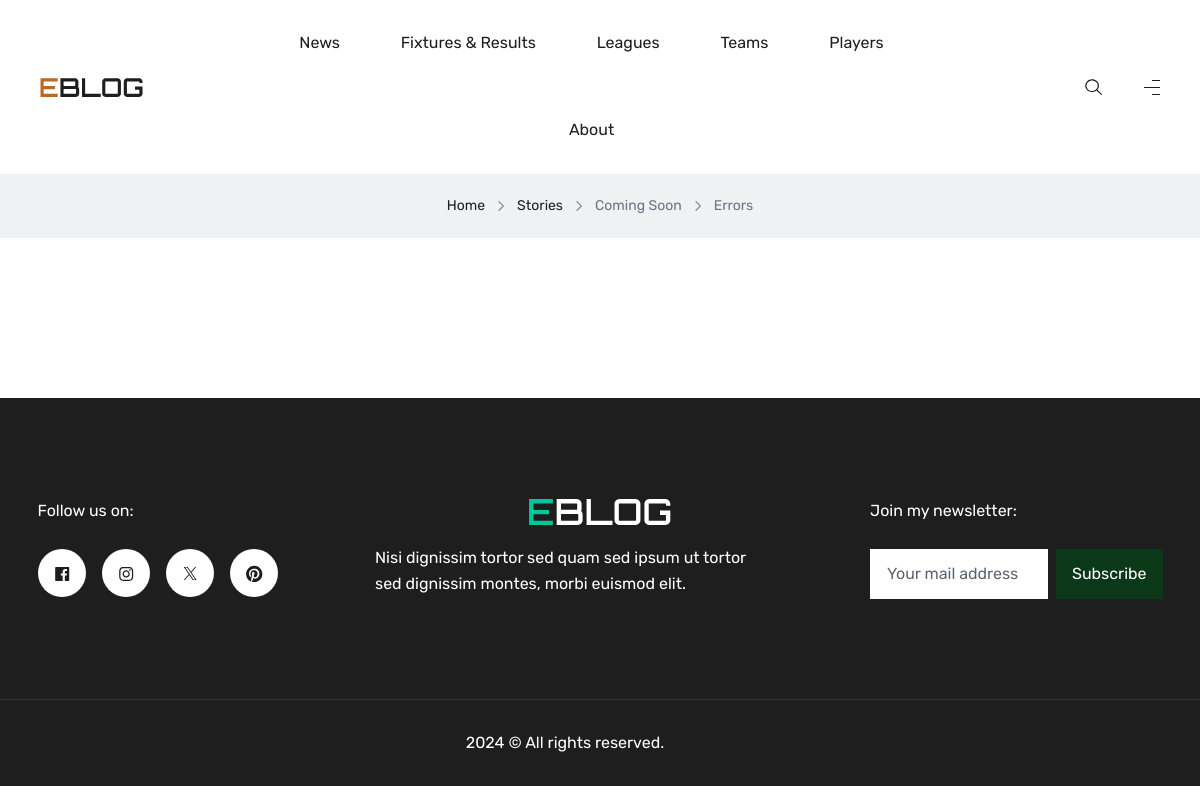
The app's page /stories/, older data.
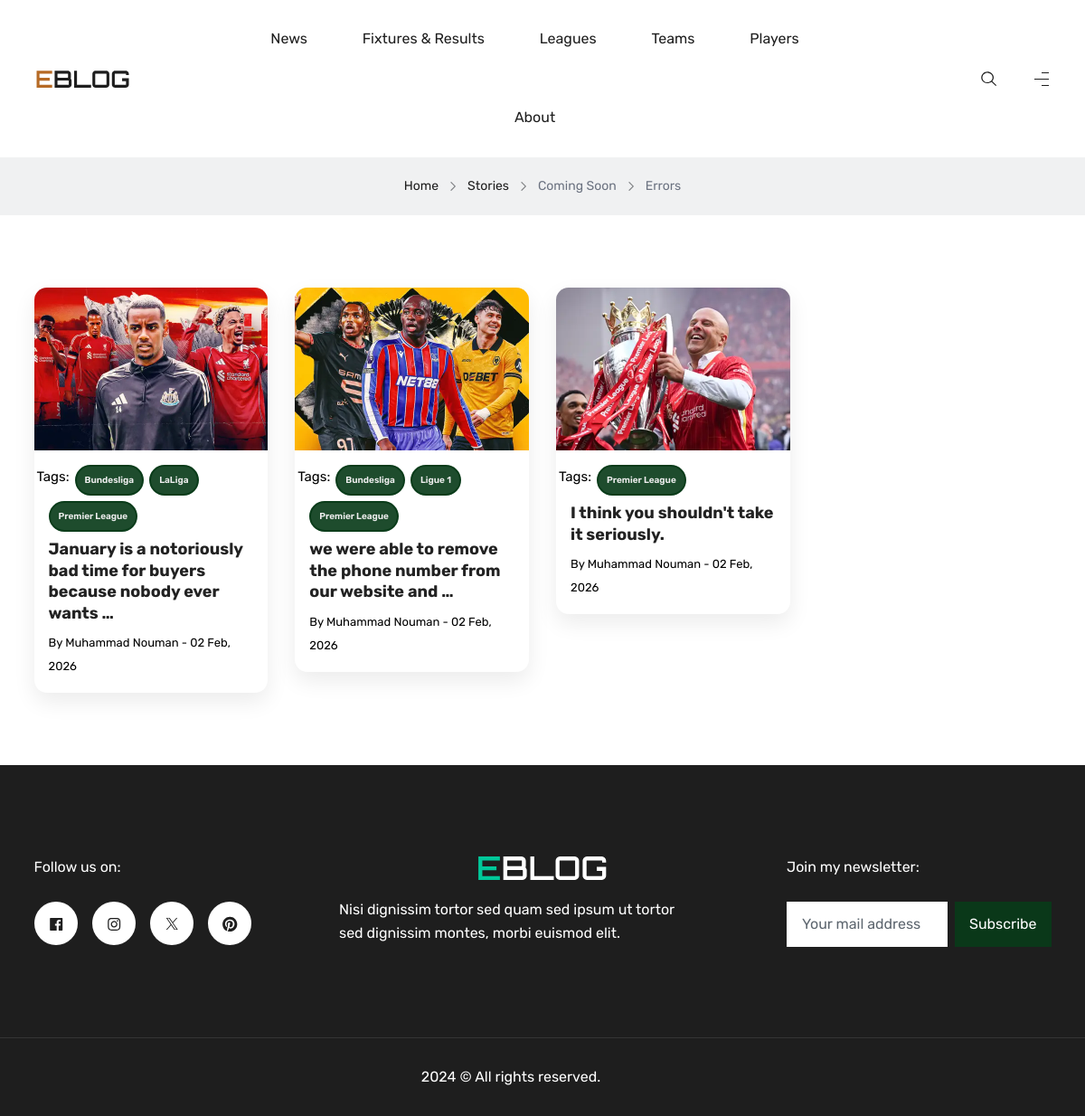
The same page, newer data.
### apps/stories/models.py (models this page shows, shortened)
class Story(CoreModel):
    class StoryStatus(models.TextChoices):
        Draft = 'draft', 'Draft'
        REVIEW = 'review', 'Under Review'
        PUBLISHED = 'published', 'published'
        REJECTED = 'rejected', 'Rejected'
        CANCEL = 'cancel', 'Cancel'
    ''' ------- core fields -------- '''
    title = models.CharField(max_length=200)
    slug = models.SlugField(unique=True, blank=True)
    content = RichTextUploadingField(max_length=1000)
    image = models.ImageField(upload_to='stories/%Y/%m/%d', blank=True, null=True)
    summery_image = models.ImageField(upload_to='summries/%Y/%m/%d', blank=True, null=True)
    author = models.ForeignKey(User, on_delete=models.CASCADE, related_name='stories')
    status = models.CharField(max_length=10, choices=StoryStatus.choices,default=StoryStatus.Draft)
    tags = models.ManyToManyField("StoryTag", related_name='stories')
    summery = models.TextField(max_length=1000, blank=True, help_text="Brief summery of story")
    published_at = models.DateTimeField(null=True, blank=True)
    '''Review work flow'''
    reviewed_by = models.ForeignKey(User,on_delete=models.SET_NULL,blank=True,null=True,related_name='rewieved_stories'
    )
    reviewed_at = models.DateTimeField(blank=True, null=True)
    review_notes = models.TextField(blank=True, help_text="Review comments from chief editor")
    views_count = models.PositiveIntegerField(default=0)
    likes_count = models.PositiveIntegerField(default=0)
    class Meta:
        ordering = ['-created_at']
        verbose_name_plural = 'Stories'

class StoryTag(CoreModel):
    name = models.CharField(max_length=100)
    slug = models.SlugField(unique=True, blank=True)
    class Meta:
        ordering = ['name']
        verbose_name_plural = 'Story Tags'

### apps/stories/views.py (the view, shortened to what this page needs)
# urls.py: path('', views.story_list, name='stories'),
def story_list(request, tag_slug=None):
    stories = Story.objects.filter(
        status='published'
    ).select_related('author').prefetch_related('tags')
    query = request.GET.get('q')
    tag = None
    if tag_slug:
        tag = get_object_or_404(StoryTag, slug=tag_slug)
        stories = stories.filter(tags=tag)
    paginator = Paginator(stories, 8)
    page_number = request.GET.get('page')
    page_obj = paginator.get_page(page_number)
    if request.headers.get('x-requested-with') == 'XMLHttpRequest':
        return render(
            request,
            'stories/partials/story_cards.html',
            {'stories': page_obj}
        )
    return render(request, 'stories/stories_list.html', {
        'page_obj': page_obj,
        'stories': page_obj,
        'tag': tag,
        'query': query,
        'results_count': stories.count()
    })

### templates/stories/stories_list.html (shortened to what this page needs)
{% extends 'base.html' %}
{% load static %}
{% block content %}
<section class="eblog-featured-post-area area-2 tp-section-gap">
    <div class="container">
        <div class="section-inner">
            <div class="row g-5" id="story-container">
                {% include "stories/partials/story_cards.html" with stories=page_obj %}
            </div>
        </div>
    </div>
</section>
{% endblock %}

### templates/base.html (shortened to what this page needs)
{% load static %}
<!DOCTYPE html>
<html lang="en">
<head>
    <link rel="stylesheet preload" href="{% static 'css/fontawesome-5.css' %}" as="style">
    <link rel="stylesheet preload" href="{% static 'css/bootstrap.min.css' %}" as="style">
    <link rel="stylesheet preload" href="{% static 'css/swiper.css' %}" as="style">
    <link rel="stylesheet preload" href="{% static 'css/metismenu.css' %}" as="style">
    <link rel="stylesheet preload" href="{% static 'css/fonts.css' %}" as="style">
    <link rel="stylesheet preload" href="{% static 'css/magnific-popup.css' %}" as="style">
    <link rel="stylesheet preload" href="{% static 'css/style.css' %}" as="style">
    <link rel="stylesheet" href="{% static 'css/custom-sidebar.css' %}">
</head>
<body class="home-one">
    {% include 'includes/header.html' %}
    {% block content %}{% endblock %}
    {% include 'includes/footer.html' %}
</body>
</html>

### templates/includes/header.html (shortened to what this page needs)
{% load static %}
<header class="eblog-header-area header--sticky">
    <div class="eblog-home-1-menu">
        <div class="eblog-site-main-logo-menu-social">
            <div class="container">
                <div class="row align-items-center plr_md--30 plr_sm--30 plr--10">
                    <div class="col-xl-2 col-lg-2 col-md-7 col-sm-7 col-7 p-0">
                        <div class="eblog-site-logo">
                            <a class="logo-light" href="{% url 'index' %}"><img src="{% static 'img/logo/logo-04.svg' %}" alt="eblog"></a>
                        </div>
                    </div>
                    <div class="col-xl-8 col-lg-8 d-none d-lg-block">
                        <nav>
                            <div class="eblog-home-1-menu">
                                <ul class="list-unstyled eblog-desktop-menu">
                                    <li class="menu-item eblog-has-dropdown">
                                        <a href="#" class="eblog-dropdown-main-element active">News</a>
                                    </li>
                                    <li class="menu-item eblog-has-dropdown">
                                        <a href="#" class="eblog-dropdown-main-element">Fixtures & Results</a>
                                    </li>
                                    <li class="menu-item eblog-has-dropdown">
                                        <a href="#" class="eblog-dropdown-main-element">Leagues</a>
                                    </li>
                                    <li class="menu-item eblog-has-dropdown">
                                        <a href="#" class="eblog-dropdown-main-element">Teams</a>
                                    </li>
                                    <li class="menu-item eblog-has-dropdown">
                                        <a href="#" class="eblog-dropdown-main-element">Players</a>
                                    </li>
                                    <li class="menu-item eblog-has-dropdown">
                                        <a href="#" class="eblog-dropdown-main-element">About</a>
                                    </li>
                                </ul>
                            </div>
                        </nav>
                    </div>
                    <div class="col-xl-2 col-lg-2 col-md-5 col-sm-5 col-5 p-0">
                        <div class="eblog-header-top-social-media">
                            <a href="#" id="search" class="eblog-header-top-search-btn search-icon action-item icon">
                            </a>
                            </div>
                            <div class="eblog-header-top-menu-bar menu-btn">
                                <a href="javascript:void(0)">
                                    <div class="line small"></div>
                                    <div class="line big"></div>
                                    <div class="line small"></div>
                                </a>
                            </div>
                        </div>
                    </div>
                </div>
            </div>
        </div>
    <div class="eblog-breadcrumb-area">
        <div class="container">
            <div class="row">
                <div class="col-lg-12">
                    <div class="breadcrumb-inner text-center">
                        <div class="meta">
                            <a href="{% url 'index'%}" class="prev">Home</a>
                            <img src="{% static 'img/icon/chevron-right.svg' %}" alt="">
                            <a href="{% url 'stories'%}" class="next">Stories</a>
                            <img src="{% static 'img/icon/chevron-right.svg' %}" alt="">
                            <a href="{% url 'coming-soon'%}" class="last">Coming Soon</a>
                            <img src="{% static 'img/icon/chevron-right.svg' %}" alt="">
                            <a href="{% url 'error'%}" class="last">Errors</a>
                        </div>
                    </div>
                </div>
            </div>
        </div>
    </div>
</header>

### templates/stories/partials/story_cards.html
{% load static %}
{% for story in stories %}
<div class="col-xl-3 col-lg-4 col-md-6">
    <div class="story-card">
        <div class="image-box">
            {% if story.image %}
            <a href="{% url 'blog_detail' slug=story.slug %}">
                <img src="{{ story.image.url }}" alt="{{ story.title }}">
            {% else %}
                <img src="{% static 'img/default_story.jpg' %}">
            </a>
            {% endif %}
        </div>
        <div class="content">
            <div class="tags">
                <span class="bolt">Tags:</span>
                {% for tag in story.tags.all|slice:":3" %}
                    <span class="tag">{{ tag.name }}</span>
                {% empty %}
                    <span class="tag">Uncategorized</span>
                {% endfor %}
            </div>
          <h4>
            <a href="{% url 'blog_detail' slug=story.slug %}">
                {{ story.title|striptags|truncatewords:12 }}
            </a>
        </h4>
            <div class="meta">
                By
                {% if story.author.first_name %}
                    {{ story.author.first_name }} {{ story.author.last_name }}
                {% else %}
                    {{ story.author.username }}
                {% endif %}
                {% if story.published_at %}
                    - {{ story.published_at|date:"d M, Y" }}
                {% endif %}
            </div>
        </div>
    </div>
</div>
{% endfor %}

### templates/includes/footer.html (shortened to what this page needs)
{% load static %}
<footer class="eblog-footer-area tp-section-top-100" id="footer">
    <div class="container">
        <div class="eblog-footer-inner">
            <div class="social-area">
                <p class="tag">Follow us on:</p>
                <ul class="social-wrapper">
                    <li>
                        <a href="#">
                        </a>
                    </li>
                    <li>
                        <a href="#">
                        </a>
                    </li>
                    <li>
                        <a href="#">
                        </a>
                    </li>
                    <li>
                        <a href="#">
                        </a>
                    </li>
                </ul>
            </div>
            <div class="footer-logo-area">
                <a href="{% url 'index' %}" class="logo"><img src="{% static 'img/logo/logo-01-w.svg' %}" alt=""></a>
                <p class="desc">Nisi dignissim tortor sed quam sed ipsum ut tortor <br> sed dignissim montes, morbi euismod elit.</p>
            </div>
            <div class="footer-newsletter-area">
                <p class="tag">Join my newsletter:</p>
                <form action="#">
                    <div class="form-inner">
                        <div class="single-input-wrapper">
                            <input type="email" name="email" placeholder="Your mail address" required>
                        </div>
                        <div class="single-input-wrapper">
                            <button type="submit" class="subscribe-btn tp-btn btn-primary">Subscribe</button>
                        </div>
                    </div>
                </form>
            </div>
        </div>
    </div>
    <div class="eblog-footer-copyright-area">
        <div class="copyright-content">
            <p class="title">2024 © All rights reserved.</p>
        </div>
    </div>
</footer>

### templates/includes/scripts.html (shortened to what this page needs)
{% load static %}

### static/css/custom-sidebar.css (style rules this page uses)
:root { --color-primary: #2d5a3d; --color-primary-2: #1e3d2a; --color-primary-3: #4a7c59; --color-primary-4: #3d6b4a; }

### templates/stories/stories_list.html (style rules this page uses)
.story-card { border-radius: 14px; overflow: hidden; background: #fff; box-shadow: 0 10px 25px rgba(0,0,0,0.08); transition: transform .3s ease, box-shadow .3s ease; }
.story-card .image-box { width: 100%; height: 180px; overflow: hidden; background-color: #f2f2f2; }
.story-card .image-box img { width: 100%; height: 100%; object-fit: cover; object-position: center; display: block; }
.story-card .content { padding: 16px; }
.story-card .tags { display: flex; flex-wrap: wrap; gap: 6px; margin-bottom: 8px; }
.story-card .tag { display: inline-block; padding: 2px 9px; font-size: 10px; color: #eeeeee; border: 2px solid #083b19e8; background-color: #083b19e8; font-weight: 600; border-radius: 42px; white-space: nowrap; }
.story-card .bolt { font-weight: 400; font-size:15px; margin-left: -13px; color:black; }
.story-card h4 { font-size: 18px; margin: 0 0 8px; color: #222; }
.story-card h4 a { text-decoration: none; color: inherit; font-weight: 700; }
.story-card .meta { font-size: 13px; color: #000000; }
.tp-btn { display: inline-block; padding: 10px 30px; background-color: #083b19e8; color: #fff; border-radius: 50px; text-decoration: none; transition: 0.3s ease; }

Row changes from the older to the newer data that the page shows:
added Story: image (picture), title "January is a notoriously bad time for buyers because nobody ever wants …", author.first_name "Muhammad", author.last_name "Nouman", published_at "02 Feb, 2026"
added StoryTag: name "Bundesliga"
added StoryTag: name "LaLiga", shown under "January is a notoriously bad time for buyers because nobody ever wants …"
added StoryTag: name "Premier League"
added Story: image (picture), title "we were able to remove the phone number from our website and …", author.first_name "Muhammad", author.last_name "Nouman", published_at "02 Feb, 2026"
added StoryTag: name "Ligue 1", shown under "we were able to remove the phone number from our website and …"
added Story: image (picture), title "I think you shouldn't take it seriously.", author.first_name "Muhammad", author.last_name "Nouman", published_at "02 Feb, 2026"
